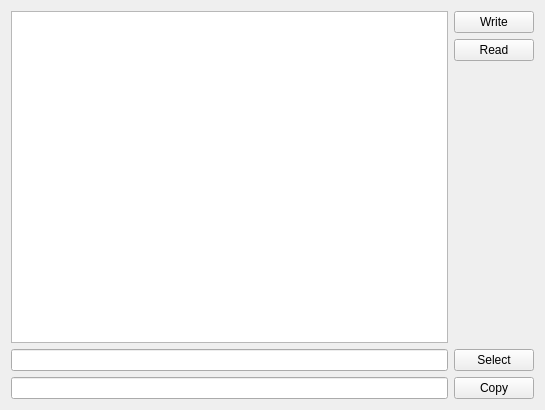
<?xml version="1.0" encoding="UTF-8"?>
<ui version="4.0">
 <class>Widget</class>
 <widget class="QWidget" name="Widget">
  <property name="geometry">
   <rect>
    <x>0</x>
    <y>0</y>
    <width>545</width>
    <height>410</height>
   </rect>
  </property>
  <property name="windowTitle">
   <string>Widget</string>
  </property>
  <layout class="QVBoxLayout" name="verticalLayout_2">
   <item>
    <layout class="QHBoxLayout" name="horizontalLayout_3">
     <item>
      <widget class="QTextEdit" name="textEdit"/>
     </item>
     <item>
      <layout class="QVBoxLayout" name="verticalLayout">
       <item>
        <widget class="QPushButton" name="write">
         <property name="text">
          <string>Write</string>
         </property>
        </widget>
       </item>
       <item>
        <widget class="QPushButton" name="read">
         <property name="text">
          <string>Read</string>
         </property>
        </widget>
       </item>
       <item>
        <spacer name="verticalSpacer">
         <property name="orientation">
          <enum>Qt::Vertical</enum>
         </property>
         <property name="sizeHint" stdset="0">
          <size>
           <width>20</width>
           <height>40</height>
          </size>
         </property>
        </spacer>
       </item>
      </layout>
     </item>
    </layout>
   </item>
   <item>
    <layout class="QHBoxLayout" name="horizontalLayout">
     <item>
      <widget class="QLineEdit" name="lineEdit"/>
     </item>
     <item>
      <widget class="QPushButton" name="select">
       <property name="text">
        <string>Select</string>
       </property>
      </widget>
     </item>
    </layout>
   </item>
   <item>
    <layout class="QHBoxLayout" name="horizontalLayout_2">
     <item>
      <widget class="QLineEdit" name="lineEdit_2"/>
     </item>
     <item>
      <widget class="QPushButton" name="copy">
       <property name="text">
        <string>Copy</string>
       </property>
      </widget>
     </item>
    </layout>
   </item>
  </layout>
 </widget>
 <layoutdefault spacing="6" margin="11"/>
 <resources/>
 <connections/>
</ui>
